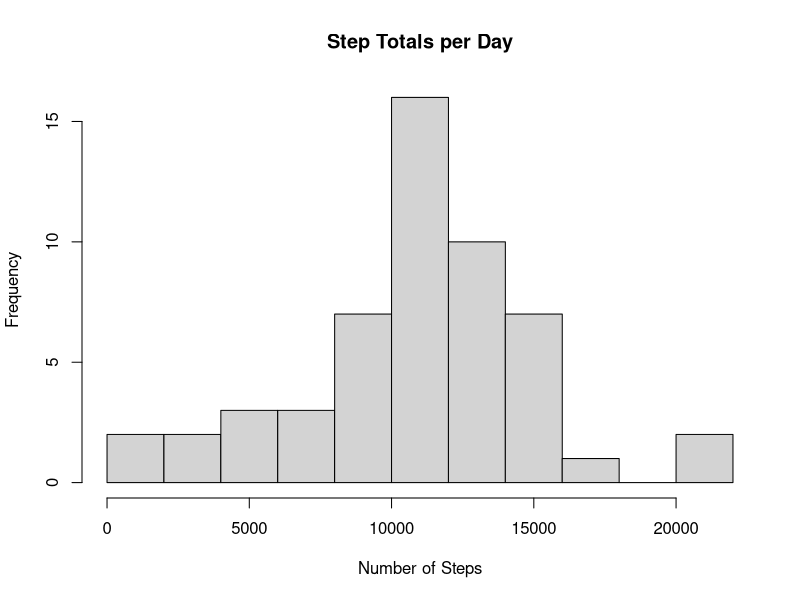
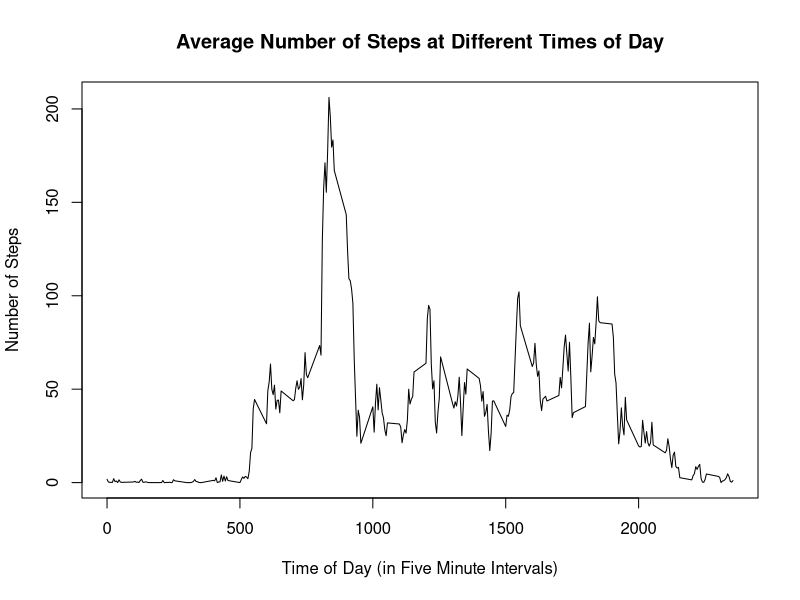
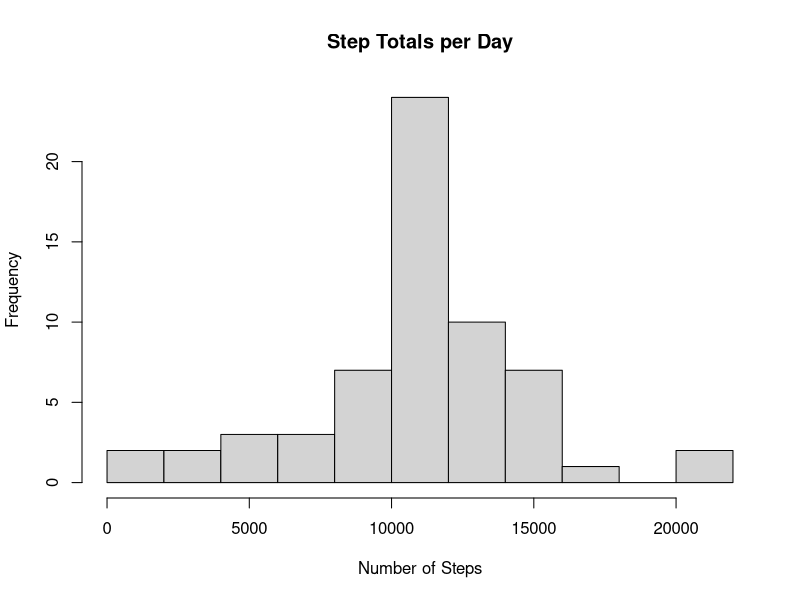
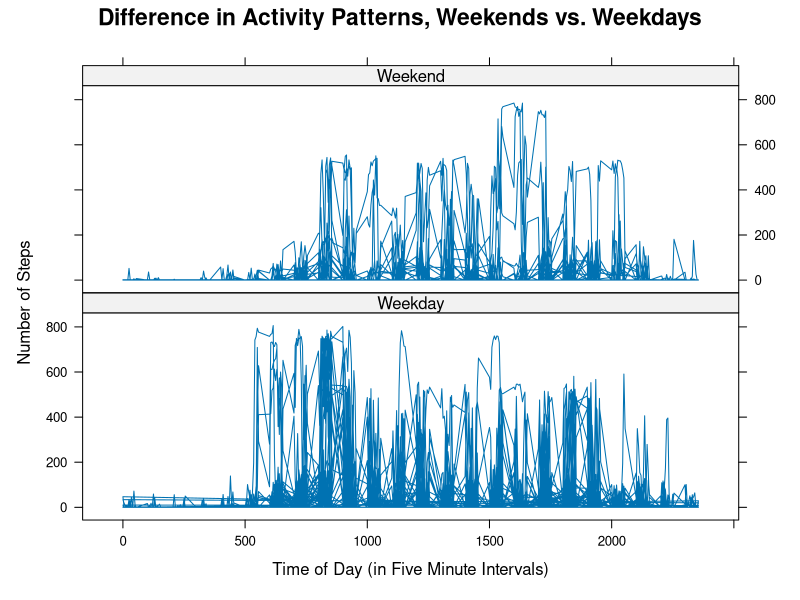

Write the R code that produced these figures, in order.
## ---- chunk 1
activity <- read.csv("activity.csv")
activity$steps <- as.numeric(activity$steps)
activity$interval <- as.numeric(activity$interval)
activity$interval <- unique(activity$interval)
head(activity)
## ---- chunk 2
X <-aggregate(activity$steps ~ activity$date, data=activity, sum, na.rm=TRUE)
hist(X[,2], main="Step Totals per Day", xlab="Number of Steps", breaks=10)
mean(X[,2])
median(X[,2])
## ---- chunk 3
Y <-aggregate(activity$steps ~ activity$interval, data=activity, mean, na.rm=TRUE)

plot(Y[,2] ~ unique(activity$interval), type="l", ylab="Number of Steps", xlab="Time of Day (in Five Minute Intervals)", main="Average Number of Steps at Different Times of Day")

## ---- chunk 4
sum(is.na(activity$steps)) + sum(is.na(activity$interval)) + sum(is.na(activity$date))

activity$StepMeans <- Y[,2]

for(i in 1:nrow(activity)){
  if (is.na(activity[i,1])) {
    activity[i,1] <- activity[i,4]
  }
}

head(activity)

A <- aggregate(activity[,1] ~ activity[,2], data=activity, sum, na.rm=TRUE)

hist(A[,2], main="Step Totals per Day", xlab="Number of Steps", breaks=10)

mean(A[,2])
median(A[,2])
## ---- chunk 5
activity$days <- weekdays(as.Date(activity$date))

activity$DayType <- ifelse(activity$days == "Monday" |  activity$days == "Tuesday" |
                    activity$days == "Wednesday" | activity$days == "Thursday" | 
                    activity$days == "Friday", c("Weekday"), c("Weekend"))

activity$DayType <- as.factor(activity$DayType)

library(lattice)

xyplot(activity$steps ~ activity$interval | activity$DayType, type="l",
       main=list(cex=1.37, label="Difference in Activity Patterns, Weekends vs. Weekdays"),
       ylab="Number of Steps", xlab="Time of Day (in Five Minute Intervals)",
       layout=c(1,2))
